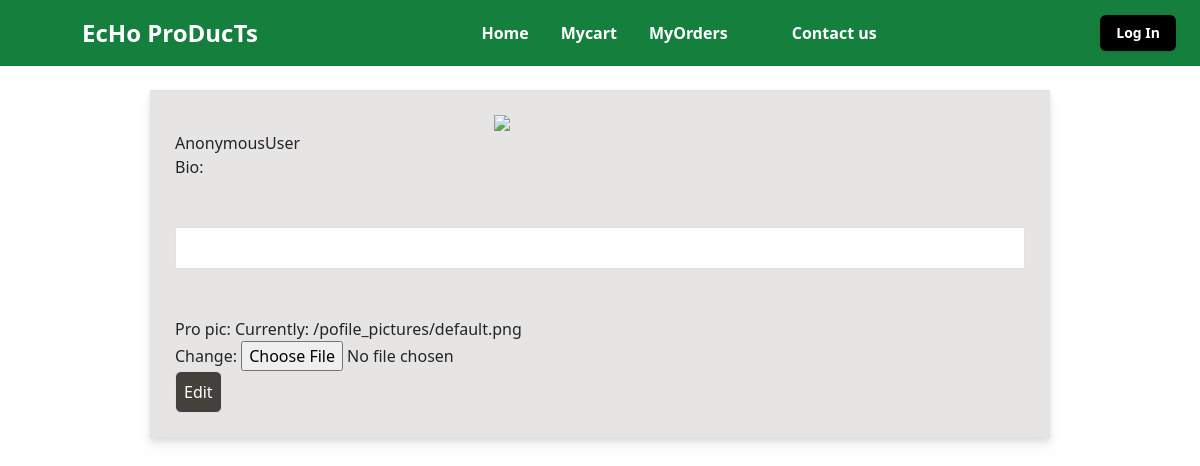
The app's page /profile_edit/2/change/, older data.
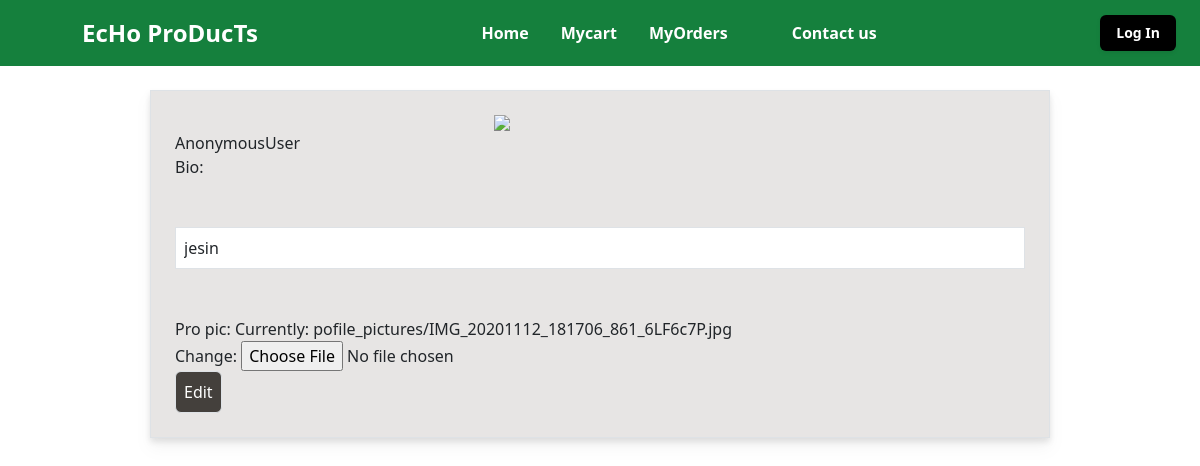
The same page, newer data.
### mystore/models.py (models this page shows, shortened)
class UserProfile(models.Model):
    bio=models.CharField(max_length=200)
    pro_pic=models.FileField(upload_to='pofile_pictures',default='/pofile_pictures/default.png')
    user_object=models.OneToOneField(User,on_delete=models.CASCADE,related_name='profile')
    created_date=models.DateTimeField(auto_now_add=True)
    updated_date=models.DateTimeField(auto_now=True)
    is_active=models.BooleanField(default=True)

### mystore/views.py (the view)
# urls.py: path('profile_edit/<int:pk>/change/',views.UserProfileView.as_view(),name="profile-edit"),
class UserProfileView(UpdateView):
    model=UserProfile
    form_class=UserProfileFrom
    template_name="store/profile_edit.html"
    success_url=reverse_lazy("product-list")  #this used as as redirect

### mystore/forms.py
class UserProfileFrom(forms.ModelForm):
    class Meta:
        model=UserProfile
        fields=["bio","pro_pic"]
        widgets={
            'bio':forms.TextInput(attrs={'class':'w-full border my-5 p-2'}),
            'profile_picture':forms.FileInput(attrs={'class':'w-full border my-5 p-2'})
        }

### mystore/templates/store/profile_edit.html (shortened to what this page needs)
{%extends 'store/base.html'%}
{%block main_block%}
<form action="" method="post" enctype="multipart/form-data" class="border w-3/4 mx-auto p-4 drop-shadow-lg my-6 bg-stone-200">
    <div class="w-1/4 mx-auto">
        <img src={{request.user.profile.pro_pic.url}} alt="">
    </div>
    {{request.user}}
    {{form}}
    <button class="rounded-md p-2 border bg-stone-700 text-white" type="submit">Edit</button>
</form>
{%endblock%}

Row changes from the older to the newer data that the page shows:
changed UserProfile: bio (not shown) → "jesin"
Text that changed along with them:
text no longer shown: "Bio: Pro pic: Currently: /pofile_pictures/default.png Change:"
text now shown: "Bio: Pro pic: Currently: pofile_pictures/IMG_20201112_181706_861_6LF6c7P.jpg Change:"
